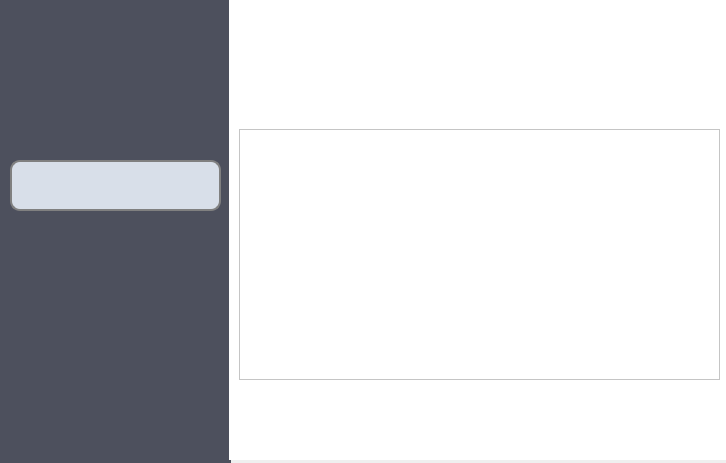
<?xml version="1.0" encoding="UTF-8"?>
<ui version="4.0">
 <class>gerente</class>
 <widget class="QDialog" name="gerente">
  <property name="geometry">
   <rect>
    <x>0</x>
    <y>0</y>
    <width>726</width>
    <height>463</height>
   </rect>
  </property>
  <property name="windowTitle">
   <string>Dialog</string>
  </property>
  <widget class="QStackedWidget" name="stackedWidget">
   <property name="geometry">
    <rect>
     <x>0</x>
     <y>0</y>
     <width>231</width>
     <height>471</height>
    </rect>
   </property>
   <property name="styleSheet">
    <string notr="true">background-color: rgb(77, 80, 93);

</string>
   </property>
   <widget class="QWidget" name="page">
    <property name="styleSheet">
     <string notr="true">QPushButton
{
  border: 2px solid gray;
  border-radius: 10px;
  padding: 0 8px;
  background: yellow;
	background-color: rgb(216, 223, 233);
}

QPushButton:hover
{
	background-color: rgb(223, 138, 19);
}</string>
    </property>
    <widget class="QLabel" name="label">
     <property name="geometry">
      <rect>
       <x>60</x>
       <y>30</y>
       <width>121</width>
       <height>101</height>
      </rect>
     </property>
     <property name="text">
      <string/>
     </property>
     <property name="pixmap">
      <pixmap resource="Img.qrc">:/img/Iconos/trabajando (1).png</pixmap>
     </property>
     <property name="scaledContents">
      <bool>true</bool>
     </property>
    </widget>
    <widget class="QPushButton" name="pushButton_2">
     <property name="geometry">
      <rect>
       <x>10</x>
       <y>160</y>
       <width>211</width>
       <height>51</height>
      </rect>
     </property>
     <property name="text">
      <string/>
     </property>
     <property name="icon">
      <iconset resource="Img.qrc">
       <normaloff>:/img/Iconos/lupa.png</normaloff>:/img/Iconos/lupa.png</iconset>
     </property>
     <property name="iconSize">
      <size>
       <width>35</width>
       <height>35</height>
      </size>
     </property>
    </widget>
   </widget>
   <widget class="QWidget" name="page_2"/>
  </widget>
  <widget class="QStackedWidget" name="stackedWidget_2">
   <property name="geometry">
    <rect>
     <x>229</x>
     <y>-11</y>
     <width>501</width>
     <height>471</height>
    </rect>
   </property>
   <property name="styleSheet">
    <string notr="true">background-color: rgb(255, 255, 255);</string>
   </property>
   <widget class="QWidget" name="page_3">
    <widget class="QTableWidget" name="TablaUsuarios">
     <property name="geometry">
      <rect>
       <x>10</x>
       <y>140</y>
       <width>481</width>
       <height>251</height>
      </rect>
     </property>
    </widget>
   </widget>
   <widget class="QWidget" name="page_4"/>
  </widget>
 </widget>
 <resources>
  <include location="Img.qrc"/>
 </resources>
 <connections/>
</ui>
